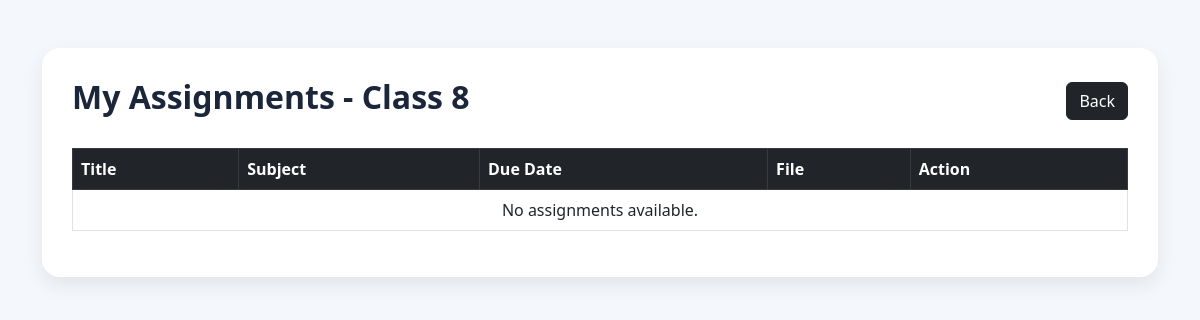
/student/assignments (signed in), run on an earlier commit of the app's database.
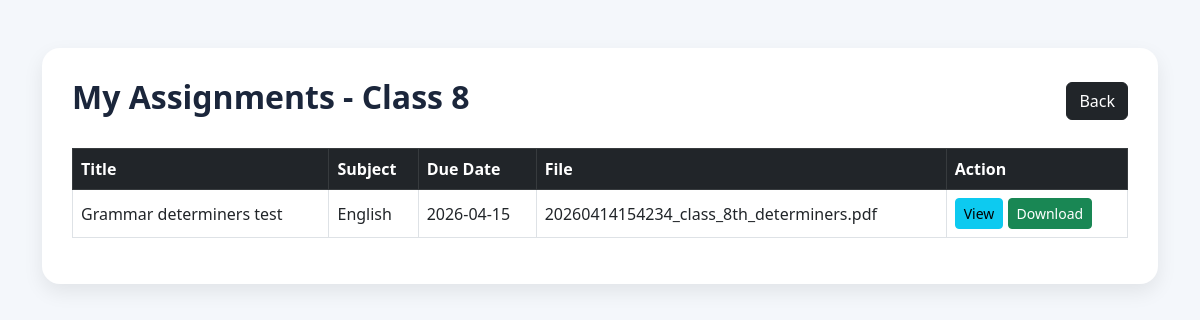
And on a later commit of the database.
### tables this page shows
CREATE TABLE assignments (
            id INTEGER PRIMARY KEY AUTOINCREMENT,
            title TEXT,
            subject TEXT,
            class TEXT,
            due_date TEXT
        , filename TEXT, created_at TEXT);

### app.py (the view)
@app.route("/student/assignments")
def student_assignments():
    if not student_required():
        return redirect(url_for("login"))
    username = session["user"]
    conn = get_connection()
    cur = conn.cursor()
    cur.execute("SELECT * FROM students WHERE username = ?", (username,))
    student = cur.fetchone()
    if not student:
        conn.close()
        return "❌ Student record not found."
    cur.execute("""
        SELECT * FROM assignments
        WHERE class = ?
        ORDER BY id DESC
    """, (student["class"],))
    assignments = cur.fetchall()
    conn.close()
    return render_template("student_assignments.html", student=student, assignments=assignments)

### app.py (called while the page is built)
def get_connection():
    conn = sqlite3.connect(DB_PATH)
    conn.row_factory = sqlite3.Row
    return conn

def login_required():
    return "role" in session and "user" in session

def student_required():
    return login_required() and session.get("role") == "student"

### templates/student_assignments.html (shortened to what this page needs)
<!DOCTYPE html>
<html lang="en">
<head>
    <link href="https://cdn.jsdelivr.net/npm/bootstrap@5.3.0/dist/css/bootstrap.min.css" rel="stylesheet">
</head>
<body>
<div class="container py-5">
    <div class="main-box">
        <div class="d-flex justify-content-between align-items-center mb-4">
            <h2 class="heading">My Assignments - Class {{ student.class }}</h2>
            <a href="{{ url_for('student_dashboard') }}" class="btn btn-dark">Back</a>
        </div>
        <div class="table-responsive">
            <table class="table table-bordered table-hover align-middle">
                <thead class="table-dark">
                    <tr>
                        <th>Title</th>
                        <th>Subject</th>
                        <th>Due Date</th>
                        <th>File</th>
                        <th>Action</th>
                    </tr>
                </thead>
                <tbody>
                    {% if assignments %}
                        {% for a in assignments %}
                        <tr>
                            <td>{{ a.title }}</td>
                            <td>{{ a.subject }}</td>
                            <td>{{ a.due_date }}</td>
                            <td>
                                {% if a.filename %}
                                    {{ a.filename }}
                                {% else %}
                                    No file
                                {% endif %}
                            </td>
                            <td>
                                {% if a.filename %}
                                    <a href="{{ url_for('view_assignment', filename=a.filename) }}" target="_blank" class="btn btn-sm btn-info">View</a>
                                    <a href="{{ url_for('download_assignment', filename=a.filename) }}" class="btn btn-sm btn-success">Download</a>
                                {% else %}
                                    <span class="text-muted">No file</span>
                                {% endif %}
                            </td>
                        </tr>
                        {% endfor %}
                    {% else %}
                        <tr>
                            <td colspan="5" class="text-center">No assignments available.</td>
                        </tr>
                    {% endif %}
                </tbody>
            </table>
        </div>
    </div>
</div>
</body>
</html>

What changed in the data, as far as the page shows it:
added assignments: title "Grammar determiners test", subject "English", due_date "2026-04-15", filename "20260414154234_class_8th_determiners.pdf"
Also different on the page:
text no longer shown: "No assignments available."
